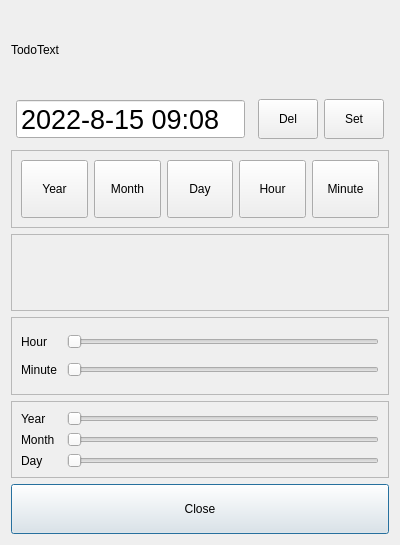
<?xml version="1.0" encoding="UTF-8"?>
<ui version="4.0">
 <class>msgDialog</class>
 <widget class="QDialog" name="msgDialog">
  <property name="geometry">
   <rect>
    <x>0</x>
    <y>0</y>
    <width>400</width>
    <height>545</height>
   </rect>
  </property>
  <property name="windowTitle">
   <string>Alarm</string>
  </property>
  <layout class="QVBoxLayout" name="verticalLayout_4">
   <item>
    <widget class="QLabel" name="lblTodoText">
     <property name="maximumSize">
      <size>
       <width>16777215</width>
       <height>80</height>
      </size>
     </property>
     <property name="text">
      <string>TodoText</string>
     </property>
    </widget>
   </item>
   <item>
    <widget class="QFrame" name="frameFun">
     <property name="maximumSize">
      <size>
       <width>16777215</width>
       <height>50</height>
      </size>
     </property>
     <property name="frameShape">
      <enum>QFrame::NoFrame</enum>
     </property>
     <property name="frameShadow">
      <enum>QFrame::Sunken</enum>
     </property>
     <layout class="QHBoxLayout" name="horizontalLayout_2">
      <property name="leftMargin">
       <number>5</number>
      </property>
      <property name="topMargin">
       <number>5</number>
      </property>
      <property name="rightMargin">
       <number>5</number>
      </property>
      <property name="bottomMargin">
       <number>5</number>
      </property>
      <item>
       <widget class="QDateTimeEdit" name="dateTimeEdit">
        <property name="sizePolicy">
         <sizepolicy hsizetype="Preferred" vsizetype="Fixed">
          <horstretch>0</horstretch>
          <verstretch>0</verstretch>
         </sizepolicy>
        </property>
        <property name="minimumSize">
         <size>
          <width>0</width>
          <height>35</height>
         </size>
        </property>
        <property name="font">
         <font>
          <pointsize>20</pointsize>
         </font>
        </property>
        <property name="buttonSymbols">
         <enum>QAbstractSpinBox::NoButtons</enum>
        </property>
        <property name="accelerated">
         <bool>false</bool>
        </property>
        <property name="date">
         <date>
          <year>2022</year>
          <month>8</month>
          <day>15</day>
         </date>
        </property>
        <property name="time">
         <time>
          <hour>9</hour>
          <minute>8</minute>
          <second>0</second>
         </time>
        </property>
        <property name="displayFormat">
         <string>yyyy-M-d HH:mm</string>
        </property>
       </widget>
      </item>
      <item>
       <spacer name="horizontalSpacer">
        <property name="orientation">
         <enum>Qt::Horizontal</enum>
        </property>
        <property name="sizeHint" stdset="0">
         <size>
          <width>40</width>
          <height>20</height>
         </size>
        </property>
       </spacer>
      </item>
      <item>
       <widget class="QToolButton" name="btnCancelDT">
        <property name="sizePolicy">
         <sizepolicy hsizetype="Fixed" vsizetype="Preferred">
          <horstretch>0</horstretch>
          <verstretch>0</verstretch>
         </sizepolicy>
        </property>
        <property name="minimumSize">
         <size>
          <width>60</width>
          <height>0</height>
         </size>
        </property>
        <property name="maximumSize">
         <size>
          <width>16777215</width>
          <height>16777215</height>
         </size>
        </property>
        <property name="text">
         <string>Del</string>
        </property>
       </widget>
      </item>
      <item>
       <widget class="QToolButton" name="btnSetDT">
        <property name="sizePolicy">
         <sizepolicy hsizetype="Fixed" vsizetype="Preferred">
          <horstretch>0</horstretch>
          <verstretch>0</verstretch>
         </sizepolicy>
        </property>
        <property name="minimumSize">
         <size>
          <width>60</width>
          <height>0</height>
         </size>
        </property>
        <property name="maximumSize">
         <size>
          <width>16777215</width>
          <height>16777215</height>
         </size>
        </property>
        <property name="text">
         <string>Set</string>
        </property>
       </widget>
      </item>
     </layout>
    </widget>
   </item>
   <item>
    <widget class="QFrame" name="frameDT">
     <property name="minimumSize">
      <size>
       <width>0</width>
       <height>50</height>
      </size>
     </property>
     <property name="maximumSize">
      <size>
       <width>16777215</width>
       <height>80</height>
      </size>
     </property>
     <property name="frameShape">
      <enum>QFrame::StyledPanel</enum>
     </property>
     <property name="frameShadow">
      <enum>QFrame::Raised</enum>
     </property>
     <layout class="QHBoxLayout" name="horizontalLayout_7">
      <item>
       <widget class="QToolButton" name="btnYear">
        <property name="sizePolicy">
         <sizepolicy hsizetype="Preferred" vsizetype="Preferred">
          <horstretch>0</horstretch>
          <verstretch>0</verstretch>
         </sizepolicy>
        </property>
        <property name="text">
         <string>Year</string>
        </property>
       </widget>
      </item>
      <item>
       <widget class="QToolButton" name="btnMonth">
        <property name="sizePolicy">
         <sizepolicy hsizetype="Preferred" vsizetype="Preferred">
          <horstretch>0</horstretch>
          <verstretch>0</verstretch>
         </sizepolicy>
        </property>
        <property name="text">
         <string>Month</string>
        </property>
       </widget>
      </item>
      <item>
       <widget class="QToolButton" name="btnDay">
        <property name="sizePolicy">
         <sizepolicy hsizetype="Preferred" vsizetype="Preferred">
          <horstretch>0</horstretch>
          <verstretch>0</verstretch>
         </sizepolicy>
        </property>
        <property name="text">
         <string>Day</string>
        </property>
       </widget>
      </item>
      <item>
       <widget class="QToolButton" name="btnHour">
        <property name="sizePolicy">
         <sizepolicy hsizetype="Preferred" vsizetype="Preferred">
          <horstretch>0</horstretch>
          <verstretch>0</verstretch>
         </sizepolicy>
        </property>
        <property name="text">
         <string>Hour</string>
        </property>
       </widget>
      </item>
      <item>
       <widget class="QToolButton" name="btnMinute">
        <property name="sizePolicy">
         <sizepolicy hsizetype="Preferred" vsizetype="Preferred">
          <horstretch>0</horstretch>
          <verstretch>0</verstretch>
         </sizepolicy>
        </property>
        <property name="text">
         <string>Minute</string>
        </property>
       </widget>
      </item>
     </layout>
    </widget>
   </item>
   <item>
    <widget class="QFrame" name="frameSel">
     <property name="frameShape">
      <enum>QFrame::StyledPanel</enum>
     </property>
     <property name="frameShadow">
      <enum>QFrame::Raised</enum>
     </property>
    </widget>
   </item>
   <item>
    <widget class="QFrame" name="frameTime">
     <property name="frameShape">
      <enum>QFrame::StyledPanel</enum>
     </property>
     <property name="frameShadow">
      <enum>QFrame::Raised</enum>
     </property>
     <layout class="QVBoxLayout" name="verticalLayout">
      <item>
       <layout class="QHBoxLayout" name="horizontalLayout">
        <item>
         <widget class="QLabel" name="label">
          <property name="minimumSize">
           <size>
            <width>40</width>
            <height>0</height>
           </size>
          </property>
          <property name="text">
           <string>Hour</string>
          </property>
         </widget>
        </item>
        <item>
         <widget class="QSlider" name="hsHour">
          <property name="maximum">
           <number>23</number>
          </property>
          <property name="pageStep">
           <number>1</number>
          </property>
          <property name="orientation">
           <enum>Qt::Horizontal</enum>
          </property>
         </widget>
        </item>
       </layout>
      </item>
      <item>
       <layout class="QHBoxLayout" name="horizontalLayout_4">
        <item>
         <widget class="QLabel" name="label_3">
          <property name="minimumSize">
           <size>
            <width>40</width>
            <height>0</height>
           </size>
          </property>
          <property name="text">
           <string>Minute</string>
          </property>
         </widget>
        </item>
        <item>
         <widget class="QSlider" name="hsMinute">
          <property name="maximum">
           <number>59</number>
          </property>
          <property name="pageStep">
           <number>1</number>
          </property>
          <property name="orientation">
           <enum>Qt::Horizontal</enum>
          </property>
         </widget>
        </item>
       </layout>
      </item>
     </layout>
    </widget>
   </item>
   <item>
    <widget class="QFrame" name="frameDate">
     <property name="frameShape">
      <enum>QFrame::StyledPanel</enum>
     </property>
     <property name="frameShadow">
      <enum>QFrame::Raised</enum>
     </property>
     <layout class="QVBoxLayout" name="verticalLayout_2">
      <item>
       <layout class="QHBoxLayout" name="horizontalLayout_6">
        <item>
         <widget class="QLabel" name="label_5">
          <property name="minimumSize">
           <size>
            <width>40</width>
            <height>0</height>
           </size>
          </property>
          <property name="text">
           <string>Year</string>
          </property>
         </widget>
        </item>
        <item>
         <widget class="QSlider" name="hsYear">
          <property name="minimum">
           <number>2022</number>
          </property>
          <property name="maximum">
           <number>2032</number>
          </property>
          <property name="pageStep">
           <number>1</number>
          </property>
          <property name="orientation">
           <enum>Qt::Horizontal</enum>
          </property>
          <property name="invertedAppearance">
           <bool>false</bool>
          </property>
          <property name="invertedControls">
           <bool>false</bool>
          </property>
         </widget>
        </item>
       </layout>
      </item>
      <item>
       <layout class="QHBoxLayout" name="horizontalLayout_5">
        <item>
         <widget class="QLabel" name="label_4">
          <property name="minimumSize">
           <size>
            <width>40</width>
            <height>0</height>
           </size>
          </property>
          <property name="text">
           <string>Month</string>
          </property>
         </widget>
        </item>
        <item>
         <widget class="QSlider" name="hsMonth">
          <property name="minimum">
           <number>1</number>
          </property>
          <property name="maximum">
           <number>12</number>
          </property>
          <property name="pageStep">
           <number>1</number>
          </property>
          <property name="orientation">
           <enum>Qt::Horizontal</enum>
          </property>
         </widget>
        </item>
       </layout>
      </item>
      <item>
       <layout class="QHBoxLayout" name="horizontalLayout_3">
        <item>
         <widget class="QLabel" name="label_2">
          <property name="minimumSize">
           <size>
            <width>40</width>
            <height>0</height>
           </size>
          </property>
          <property name="text">
           <string>Day</string>
          </property>
         </widget>
        </item>
        <item>
         <widget class="QSlider" name="hsDay">
          <property name="minimum">
           <number>1</number>
          </property>
          <property name="maximum">
           <number>31</number>
          </property>
          <property name="pageStep">
           <number>1</number>
          </property>
          <property name="orientation">
           <enum>Qt::Horizontal</enum>
          </property>
         </widget>
        </item>
       </layout>
      </item>
     </layout>
    </widget>
   </item>
   <item>
    <widget class="QPushButton" name="btnOK">
     <property name="minimumSize">
      <size>
       <width>0</width>
       <height>50</height>
      </size>
     </property>
     <property name="text">
      <string>Close</string>
     </property>
    </widget>
   </item>
  </layout>
 </widget>
 <resources/>
 <connections/>
</ui>
